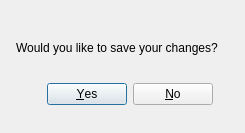
<?xml version="1.0" encoding="UTF-8"?>
<ui version="4.0">
 <class>SaveChanges</class>
 <widget class="QDialog" name="SaveChanges">
  <property name="geometry">
   <rect>
    <x>0</x>
    <y>0</y>
    <width>245</width>
    <height>133</height>
   </rect>
  </property>
  <property name="windowTitle">
   <string>Save Changes</string>
  </property>
  <property name="modal">
   <bool>true</bool>
  </property>
  <widget class="QLabel" name="label">
   <property name="geometry">
    <rect>
     <x>16</x>
     <y>40</y>
     <width>221</width>
     <height>16</height>
    </rect>
   </property>
   <property name="text">
    <string>Would you like to save your changes?</string>
   </property>
  </widget>
  <widget class="QDialogButtonBox" name="buttonBox">
   <property name="geometry">
    <rect>
     <x>20</x>
     <y>80</y>
     <width>193</width>
     <height>28</height>
    </rect>
   </property>
   <property name="standardButtons">
    <set>QDialogButtonBox::No|QDialogButtonBox::Yes</set>
   </property>
  </widget>
 </widget>
 <resources/>
 <connections/>
</ui>
